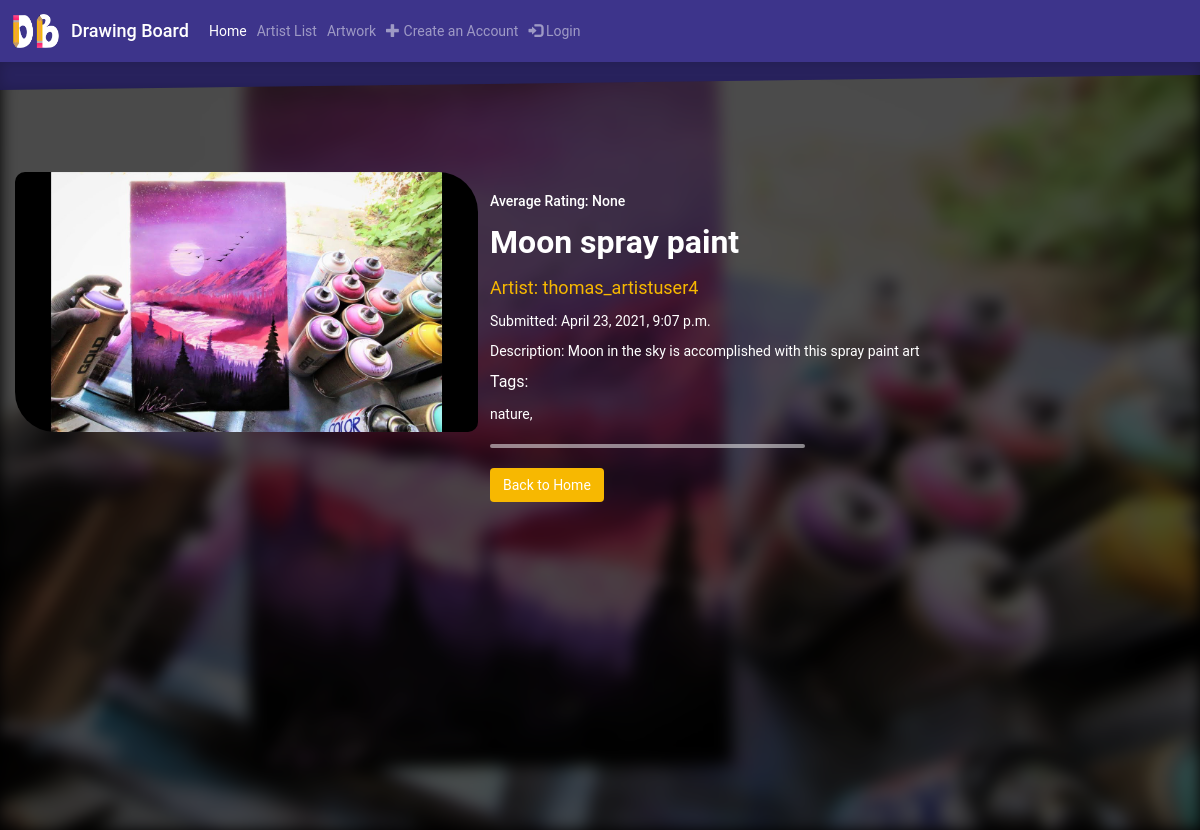
/artwork/14/details/, run on the app's committed database.
### gallery/models.py (models this page shows, shortened)
class Artwork(models.Model):
    artwork_title = models.CharField(max_length=200)
    artwork_description = models.TextField(max_length=280, null=True, blank=True)
    artwork_artist = models.ForeignKey('Artist', on_delete=models.CASCADE)
    artwork_tag = models.ManyToManyField(Tag, blank=True)
    artwork_picture = models.ImageField(upload_to='images/', null=True, blank=True)  # comment out null and blank later
    artwork_created = models.DateTimeField()

class Artist(models.Model):
    user = models.OneToOneField(User, on_delete=models.CASCADE)
    artist_role = models.BooleanField(default=False)
    description = models.TextField(max_length=280, null=True, blank=True)  # this is the default for all descriptions
    profile_picture = models.ImageField(upload_to='images/', null=True, blank=True)
    def __str__(self):
        return f'{self.user}'

class Tag(models.Model):
    tag_name = models.CharField(max_length=50)
    tag_description = models.TextField(max_length=280, null=True, blank=True)
    def __str__(self):
        return f'{self.tag_name}'

### gallery/views.py (the view, shortened to what this page needs)
# urls.py: path('artwork/<int:pk>/details/', views.artwork_details, name='artwork_details'),
def artwork_details(request, pk):
    artwork = get_object_or_404(Artwork, pk=pk)
    avgfull = Rating.objects.filter(rating_artwork=artwork).aggregate(Avg('rating_level')).get('rating_level__avg', 0.0)
    if avgfull is not None:
        avg = round(avgfull, 2)
    else:
        avg = avgfull
    try:
        favorite = Favorite.objects.get(favorite_artist=request.user.artist, favorite_artwork=artwork)
        try:
            rating = Rating.objects.get(rating_artist=request.user.artist, rating_artwork=artwork)
            rating = rating.rating_level
        except Rating.DoesNotExist:
            rating = "not rated yet!"
        return render(request, 'gallery/artwork_details.html',
                      {'artwork': artwork, 'status': 'button heart red', 'avgrate': avg, 'prevrate': rating})
    except:
        return render(request, 'gallery/artwork_details.html', {'artwork': artwork, 'avgrate': avg})

### gallery/templates/gallery/artwork_details.html (shortened to what this page needs)
<!DOCTYPE html>
{% extends 'gallery/base.html' %}
{% load static %}
{% block content %}
    <head>
    </head>
    <div id = "blur"></div>
    <div class="container bcontent" style="position: absolute; top: 0; margin: 0; z-index: 0">
        <div class="card" style="width: 100%; z-index: 4; position: absolute; left: 0; height: 100%; background-color: rgba(245, 245, 245, 0.4); ">
            <div class="row no-gutters" style=" margin-left: 1em; margin-right: 1em; margin-top: 15%; position: absolute; !important opacity: 1" >
                <div class="col-sm-5">
                    <img class="card-img" src="{{ artwork.artwork_picture.url }}" style= "border-radius: 10px 40px;" alt="Card image cap">
                </div>
                <div class="col-sm-7">
                    <div class="card-body" style="color: white;">
                        <h5>Average Rating: {{ avgrate }}</h5>
                        <p style="font-weight: bold; font-size: xx-large">{{ artwork.artwork_title }}</p>
                        <a style="color: #f7b801" href="{% url 'gallery:artist_view' pk=artwork.artwork_artist.pk %}"><p style="font-size: large">Artist: {{ artwork.artwork_artist }}</p></a>
                        <p>Submitted: {{ artwork.artwork_created }}</p>
                        <p>Description: {{ artwork.artwork_description }}</p>
                        <p style="font-size: medium">Tags: </p>
                        {% for tag in artwork.artwork_tag.all %}
                            <li style="display:inline;">{{ tag }}, </li>
                        {% endfor %}
                        <hr style="border: 2px solid white; border-radius: 5px; opacity: .5; width: 50%; margin-left: 0; position: relative">
                        <a href="{% url 'gallery:home' %}" class="btn btn-dark" style="background-color: #f7b801">Back to Home</a>
                    </div>
                </div>
            </div>
        </div>
    </div>
{% endblock %}

### gallery/templates/gallery/base.html (style rules this page uses)
body, html { font-family: 'Roboto', sans-serif; height: 100%; background-color: black; }

### data on the page
Artwork: artwork_picture (picture), artwork_title "Moon spray paint", artwork_artist "thomas_artistuser4", artwork_created "April 23, 2021, 9:07 p.m.", artwork_description "Moon in the sky is accomplished with this spray paint art"
Tag: tag_name "nature"

### other printed values
{{ avgrate }} "None"
